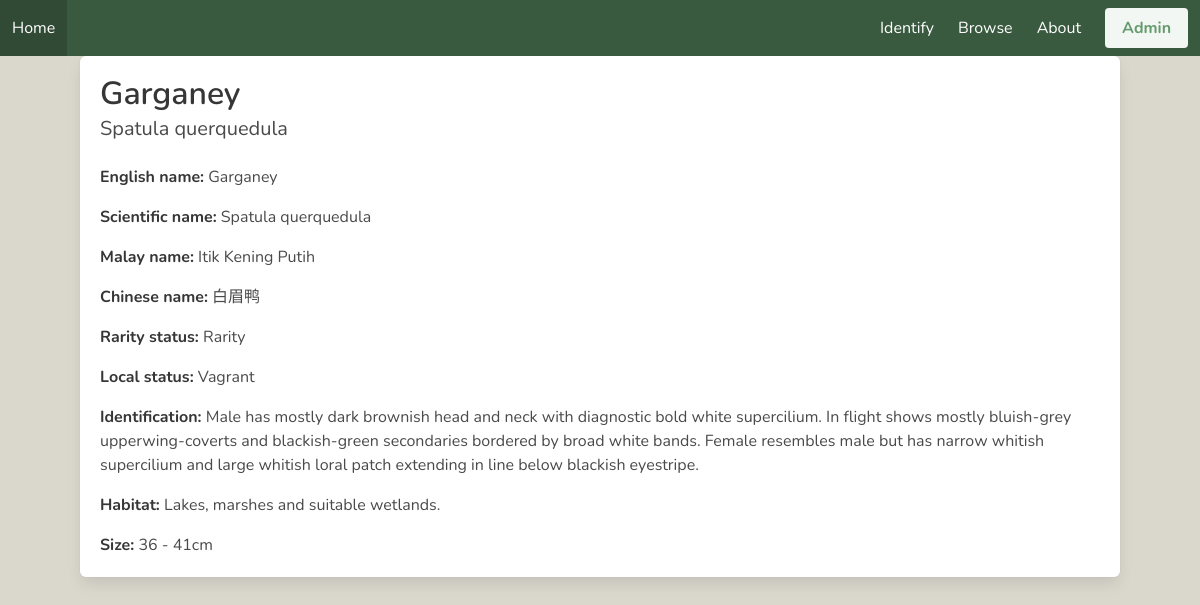
The app's page /bird/4 with its own data.
### tables this page shows
CREATE TABLE "Birds" (
	"Family"	TEXT NOT NULL,
	"Num"	INTEGER NOT NULL,
	"EngName"	TEXT NOT NULL,
	"SciName"	TEXT NOT NULL,
	"MalName"	TEXT,
	"ChName"	TEXT,
	"RarityStatus"	TEXT,
	"Category"	TEXT,
	"LocalStatus"	TEXT,
	"Identification"	TEXT,
	"Habitat"	TEXT,
	"Behaviour"	TEXT,
	"MinSize"	REAL,
	"MaxSize"	REAL,
	"Place"	TEXT,
	"Colour"	TEXT,
	"Action"	TEXT,
	PRIMARY KEY("Num" AUTOINCREMENT)
);

### viewbird.py (the view)
@viewbird_bp.route("/<int:birdNum>",methods=["GET"])
def viewbird(birdNum):
    cur = get_db().cursor()
    cur.execute("SELECT count(num) from Birds")
    if birdNum >= 1 and birdNum <= int(cur.fetchone()[0]):
        cur.execute("SELECT * from Birds WHERE num = ?",(birdNum,))
        birdInfo = list(cur.fetchone()[:-3])
        if birdInfo[12] and birdInfo[12] % 1 == 0:
            birdInfo[12] = int(birdInfo[12])
        if birdInfo[13] and birdInfo[13] % 1 == 0:
            birdInfo[13] = int(birdInfo[13])
        localStat = {"I":"Introduced","M":"Migrant","R":"Resident","Va":"Vagrant","Vi":"Visitor","E":"Extirpated"}
        return render_template("bird_info.html",birdInfo=birdInfo,localStat=localStat)
    else:
        return render_template("bird_not_found.html"), 404

### viewbird.py (called while the page is built)
def get_db():
    db = getattr(g, '_database', None)
    if db is None:
        db = g._database = sqlite3.connect(DATABASE)
    return db

@viewbird_bp.teardown_request
def close_connection(exception):
    db = getattr(g, '_database', None)
    if db is not None:
        db.close()

### templates/viewbird/bird_info.html (shortened to what this page needs)
{% extends 'base.html' %}
{% block content %}
    <div class="box" style="margin: auto 5em">
        <h1 class="title">{{birdInfo[2]}}</h1>
        <h1 class="subtitle">{{birdInfo[3]}}</h1>
        <div class="content">
            <p><strong>English name:</strong> {{birdInfo[2]}}</p>
            <p><strong>Scientific name:</strong> {{birdInfo[3]}}</p>
            <p><strong>Malay name:</strong> {{birdInfo[4]}}</p>
            <p><strong>Chinese name:</strong> {{birdInfo[5]}}</p>
            <p><strong>Rarity status:</strong> {{birdInfo[6]}}</p>
            <p>
                <strong>Local status:</strong>
                {%for i in birdInfo[8].split("/")%}
                    {%if i == birdInfo[8].split("/")[-1]%}
                        {{localStat.get(i)}}
                    {%else%}
                        {{localStat.get(i)}},
                    {%endif%}
                {%endfor%}
            </p>
            <p><strong>Identification:</strong> {{birdInfo[9]}}</p>
            <p><strong>Habitat:</strong> {{birdInfo[10]}}</p>
            {%if not birdInfo[12]%}
                {{pass}}
            {%elif birdInfo[12]==birdInfo[13]%}
                <p><strong>Size:</strong> {{birdInfo[12]}}cm</p>
            {%else%}
                <p><strong>Size:</strong> {{birdInfo[12]}} - {{birdInfo[13]}}cm</p>
            {%endif%}
        </div>
    </div>
{% endblock %}

### records on screen
Birds: EngName "Garganey", SciName "Spatula querquedula", MalName "Itik Kening Putih", ChName "白眉鸭", RarityStatus "Rarity", get "Vagrant", Identification "Male has mostly dark brownish head and neck with diagnostic bold white supercilium. In flight shows mostly bluish-grey upperwing-coverts and blackish-green secondaries bordered by broad white bands. Female resembles male but has narrow whitish supercilium and large whitish loral patch extending in line below blackish eyestripe.", Habitat "Lakes, marshes and suitable wetlands.", MinSize "36", MaxSize "41"
